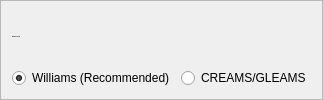
               <widget class="QFrame" name="frame_5">
                <property name="frameShape">
                 <enum>QFrame::StyledPanel</enum>
                </property>
                <property name="frameShadow">
                 <enum>QFrame::Raised</enum>
                </property>
                <layout class="QGridLayout" name="gridLayout_6">
                 <item row="0" column="0">
                  <widget class="QLabel" name="label_33">
                   <property name="font">
                    <font>
                     <family>Georgia</family>
                     <pointsize>-1</pointsize>
                     <weight>75</weight>
                     <bold>true</bold>
                    </font>
                   </property>
                   <property name="text">
                    <string>Rainfall Factor (R)</string>
                   </property>
                  </widget>
                 </item>
                 <item row="1" column="0">
                  <widget class="QRadioButton" name="williams">
                   <property name="text">
                    <string>Williams (Recommended)</string>
                   </property>
                   <property name="checked">
                    <bool>true</bool>
                   </property>
                  </widget>
                 </item>
                 <item row="1" column="1">
                  <widget class="QRadioButton" name="creams_gleams">
                   <property name="text">
                    <string>CREAMS/GLEAMS</string>
                   </property>
                  </widget>
                 </item>
                </layout>
               </widget>
